Frame 1 (no input): blank canvas, image omitted
Frame 60 (the mouse pressed at the canvas centre just before this capture): blank canvas, image omitted
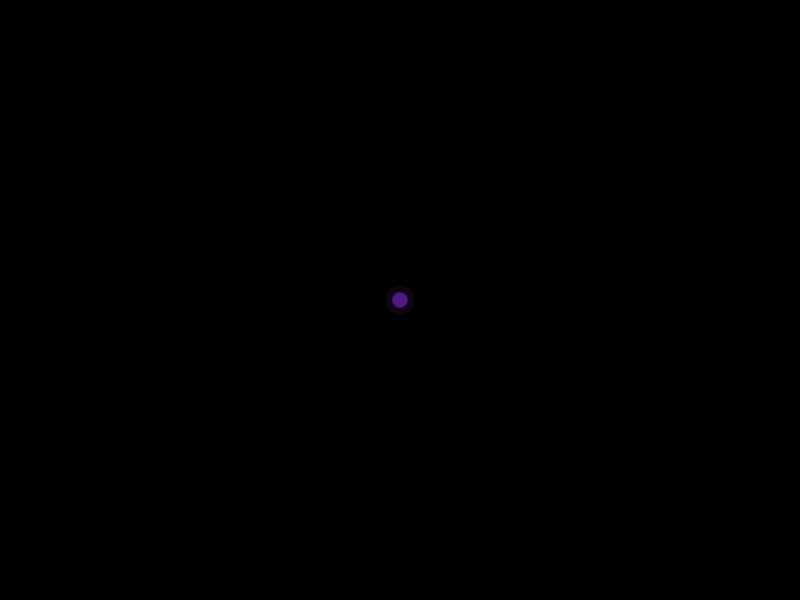
Frame 120 (the mouse held since frame 60 and released just before this capture)

The Processing sketch whose frames 1 and 60 were blank and that drew this single picture after the mouse press (run headless with seeded random() and noise(); from frame 60 on, the mouse is pressed at the canvas centre):

// Processing sketch: processing_153924
// ── processing_153924.pde

class Hana {
  float posX;
  float posY;
  float radiusCore;
  float radiusPetalsX;
  float radiusPetalsY;
  float margin;
  int nPetals;
  float pulse;
  float angle;
  int colorRCore;
  int colorGCore;
  int colorBCore;
  int coreAlpha;
  int colorRPetals;
  int colorGPetals;
  int colorBPetals;
  int petalsAlpha;
  boolean bloomed;
  int whenToBloom;
  int bloomCountDown;
  float pulseInterval;
  float pulseRadius;
  float petalGrowthPos;
  float petalGrowthLength;
  float petalGrowthPosInterval;
  float petalGrowthLengthInterval;
  int whenToFade;
  int fadeCountDown;
  boolean isFading;
  boolean faded;
  
  Hana() {
    print("[Hana.Hana()]\n");
    bloomed = false;
    posX = 0;
    posY = 0;
    nPetals = int(random(5, 25));
    pulse = random(map(nPetals, 5, 25, -5, -3), map(nPetals, 5, 25, 5, 3));
    pulseInterval = 0.5;
    angle = random(0, 360);
    radiusCore = random(10, 30);
    pulseRadius = radiusCore;
    margin = random(-5, 10);
    radiusPetalsY = random(1, 3) * random(radiusCore - 5, radiusCore + 5);
    radiusPetalsX = radiusPetalsY / random(2, 5);
    petalGrowthPos = 0;
    petalGrowthLength = 0;
    petalGrowthLengthInterval = random(0.5, 1);
    petalGrowthPosInterval = random(0.1, 0.5);
    colorRCore = int(random(50, 255));
    colorRPetals = int(random(colorRCore - 10, colorRCore + 10));
    colorGCore = int(random(75));
    colorGPetals = int(random(colorGCore - 10, colorGCore + 10));
    colorBCore = int(random(0, 225));
    colorBPetals = int(random(colorBCore - 10, colorBCore + 10));
    coreAlpha = 225;
    petalsAlpha = 0;
    whenToBloom = int(random(500, 800));
    bloomCountDown = 0;
    fadeCountDown = 0;
    whenToFade = int(random(500, 800));
    faded = false;
    isFading = false;
  }
  
  void create(float posX, float posY) {
    print("[Hana.create(): posX = ", posX, ", posY = ", posY, "\n");
    this.posX = posX;
    this.posY = posY;
  }
  
  void display(int frame) {
    if(!bloomed && bloomCountDown++ == whenToBloom) {
      bloomed = true;
      petalsAlpha = int(random(coreAlpha - 100, coreAlpha - 50));
    } else if (isFading) {
      if (fadeCountDown == whenToFade) {
        faded = true;
        if (coreAlpha > 0) {
          coreAlpha -= sqrt(pulse * pulse);
          faded = false;
        }
        if (petalsAlpha > 0) {
          petalsAlpha -= sqrt(pulse * pulse);
          faded = false;
        }
        petalGrowthPos += sqrt(pulse * pulse);
      } else {
        fadeCountDown++;
      }
    } else {
      float radiusHalo = map(bloomCountDown, 0, whenToBloom, 2 * radiusCore, radiusCore);
      if (pulseRadius >= radiusHalo) {
        pulseRadius = radiusCore;
      } 
      fill(colorRCore, colorGCore, colorBCore, coreAlpha - 185);
      ellipse(posX, posY, radiusHalo, radiusHalo);
      noFill();
      for (int i = 0; i < 5; i++) {
        stroke(colorRCore, colorGCore, colorBCore, 80 - i * 25);
        ellipse(posX, posY, pulseRadius - i, pulseRadius - i);
      }
      noStroke();
      pulseRadius += pulseInterval;
    }
    fill(colorRCore, colorGCore, colorBCore, coreAlpha);
    ellipse(posX, posY, radiusCore, radiusCore);
    fill(colorRPetals, colorGPetals, colorBPetals, map(petalGrowthLength, 0, radiusPetalsY, 0, petalsAlpha));
    ellipseMode(CENTER);
    for (int i = 0; i < nPetals; i++) {
      pushMatrix();
      translate(posX, posY);
      rotate(radians(i * (360 / float(nPetals)) + angle));
      //print(petalGrowthPos, "\n");
      ellipse(0, petalGrowthPos, map(petalGrowthLength, 0, radiusPetalsY, 0, radiusPetalsX), petalGrowthLength);
      popMatrix();
    }
    angle += pulse;
    if (!isFading && bloomed) {
      isFading = true;
      if (petalGrowthPos < margin + radiusPetalsY / 2) {
        petalGrowthPos += petalGrowthPosInterval;
        isFading  = false;
      }
      if (petalGrowthLength < radiusPetalsY) {
        petalGrowthLength += petalGrowthLengthInterval;
        isFading = false;
      }
    }
    
  }
  
}


Hana[] flowers;
int currentFlower;

void setup() {
  print("setup.\n");
  size(800, 600);
  noStroke();
  flowers = new Hana[1];
  flowers[0] = new Hana();
  currentFlower = 0;
}

void mousePressed() {
  print("currentFlower = ", currentFlower, "\n");
  print("flowers.length = ", flowers.length, "\n");
  if (flowers.length == currentFlower) {
    Hana[] newFlowers = new Hana[2 * flowers.length];
    for (int i = 0; i < flowers.length; i++) {
      newFlowers[i] = flowers[i];
    }
    for (int i = flowers.length; i < 2 * flowers.length; i++) {
      newFlowers[i] = new Hana();
    }
    flowers = newFlowers;
  }
  
  flowers[currentFlower++].create(pmouseX, pmouseY);
}
  
void draw() {

  background(0);
  for(int i = 0; i < currentFlower; i++) {
    if (!flowers[i].faded) {
      flowers[i].display(frameCount);
    }
  }
}
